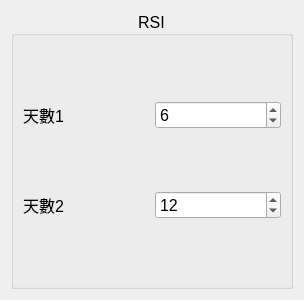
<?xml version="1.0" encoding="UTF-8"?>
<ui version="4.0">
 <class>Form</class>
 <widget class="QWidget" name="Form">
  <property name="geometry">
   <rect>
    <x>0</x>
    <y>0</y>
    <width>304</width>
    <height>300</height>
   </rect>
  </property>
  <property name="windowTitle">
   <string>Form</string>
  </property>
  <layout class="QVBoxLayout" name="verticalLayout">
   <item>
    <widget class="QGroupBox" name="groupBox">
     <property name="font">
      <font>
       <pointsize>12</pointsize>
      </font>
     </property>
     <property name="title">
      <string>RSI</string>
     </property>
     <property name="alignment">
      <set>Qt::AlignCenter</set>
     </property>
     <layout class="QVBoxLayout" name="verticalLayout_2">
      <item>
       <layout class="QHBoxLayout" name="horizontalLayout_2">
        <item>
         <widget class="QLabel" name="label_2">
          <property name="text">
           <string>天數1</string>
          </property>
         </widget>
        </item>
        <item>
         <widget class="QSpinBox" name="spinBox">
          <property name="value">
           <number>6</number>
          </property>
         </widget>
        </item>
       </layout>
      </item>
      <item>
       <layout class="QHBoxLayout" name="horizontalLayout_3">
        <item>
         <widget class="QLabel" name="label">
          <property name="text">
           <string>天數2</string>
          </property>
         </widget>
        </item>
        <item>
         <widget class="QSpinBox" name="spinBox_2">
          <property name="value">
           <number>12</number>
          </property>
         </widget>
        </item>
       </layout>
      </item>
     </layout>
    </widget>
   </item>
  </layout>
 </widget>
 <resources/>
 <connections/>
</ui>
